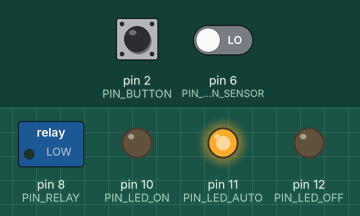
This sketch was run on a simulated Arduino Uno, built with avr-gcc and run on an emulated ATmega328P. Parts: switched loads named in the sketch (green lamp = pin HIGH), output pins drawn as LEDs (lit = HIGH). Dashed ring = blinking. The test bench sets the inputs (shaded band); at power-on: pin 2 (PIN_BUTTON) HIGH, pin 6 (PIN_MOTION_SENSOR) LOW.

Above: at 7.2 s.
7.3 s: pin 2 (PIN_BUTTON) pulled LOW for 3.2 s
At 11.4 s:
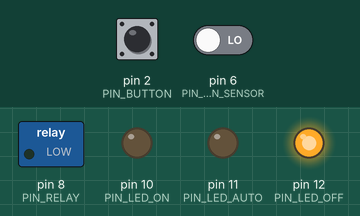
12.0 s: pin 2 (PIN_BUTTON) pulled LOW for 0.15 s
At 12.5 s:
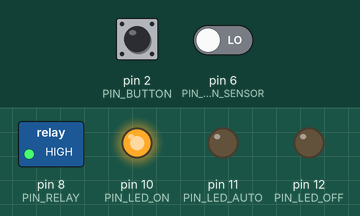
13.6 s: pin 2 (PIN_BUTTON) pulled LOW for 1 s
At 15.3 s:
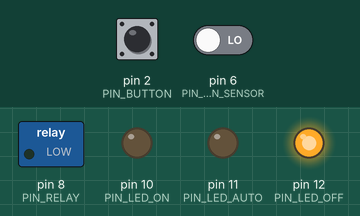
16.1 s: pin 2 (PIN_BUTTON) driven LOW and pin 6 (PIN_MOTION_SENSOR) driven HIGH
At 17.0 s:
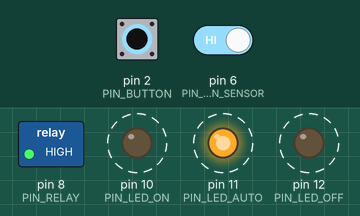
Timing chart, 0 to 20.1 s (numbered marks = the images above; inputs shaded):
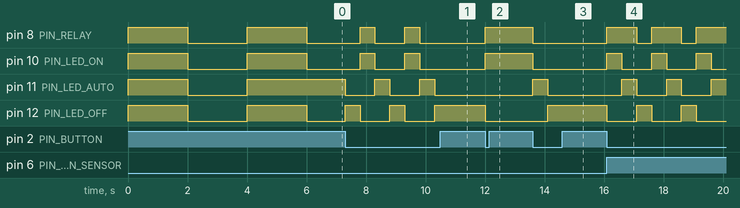

The sketch:

main.ino
```cpp
#include <Arduino.h>
//#include <Streaming.h>

#include "MotionSensor.h"

#define PIN_MOTION_SENSOR 6
#define PIN_BUTTON 2

#define PIN_RELAY 8

#define PIN_LED_ON 10
#define PIN_LED_AUTO 11
#define PIN_LED_OFF 12

#define BUTTON_CLICK_DELAY 500
#define MOTION_DETECT_DELAY 500

// 10 min
#define AUTO_LIGHT_TIME 600000

MotionSensor motionSensor(PIN_MOTION_SENSOR);

void setup()
{
  // Serial.begin(115200);
  // Serial << "Setup..." << endl;

  motionSensor.init();

  pinMode(PIN_BUTTON, INPUT_PULLUP);

  pinMode(PIN_LED_ON, OUTPUT);
  pinMode(PIN_LED_AUTO, OUTPUT);
  pinMode(PIN_LED_OFF, OUTPUT);

  pinMode(PIN_RELAY, OUTPUT);


  digitalWrite(PIN_LED_ON, HIGH);
  digitalWrite(PIN_LED_AUTO, HIGH);
  digitalWrite(PIN_LED_OFF, HIGH);
  digitalWrite(PIN_RELAY, HIGH);

  delay(2000);

  digitalWrite(PIN_LED_ON, LOW);
  digitalWrite(PIN_LED_AUTO, LOW);
  digitalWrite(PIN_LED_OFF, LOW);
  digitalWrite(PIN_RELAY, LOW);

  delay(2000);

  digitalWrite(PIN_LED_ON, HIGH);
  digitalWrite(PIN_LED_AUTO, HIGH);
  digitalWrite(PIN_LED_OFF, HIGH);
  digitalWrite(PIN_RELAY, HIGH);

  delay(2000);

  digitalWrite(PIN_LED_ON, LOW);
  digitalWrite(PIN_LED_AUTO, HIGH);
  digitalWrite(PIN_LED_OFF, LOW);
  digitalWrite(PIN_RELAY, LOW);

  // Serial << "Setup ok" << endl;
}

void loop()
{
  uint32_t now = millis();
  static uint32_t lastButtonClick = 0;
  static uint32_t lastMotionDetected = 0;

  /**
   * 0 - свет выключен
   * 1 - свет включен
   * 2 - автосвет
   */
  static uint8_t workMode = 2;

  // защита от обнуления millis
  if (now < lastButtonClick) {
    lastButtonClick = 0;
  }
  if (now < lastMotionDetected) {
    lastMotionDetected = 0;
  }

  if ((digitalRead(PIN_BUTTON) == LOW)
      && ((now - lastButtonClick) > BUTTON_CLICK_DELAY)) {
    if (workMode == 0) {
      workMode = 1;
      digitalWrite(PIN_LED_ON, HIGH);
      digitalWrite(PIN_LED_AUTO, LOW);
      digitalWrite(PIN_LED_OFF, LOW);
      digitalWrite(PIN_RELAY, HIGH);
    } else if (workMode == 1) {
      workMode = 2;
      digitalWrite(PIN_LED_ON, LOW);
      digitalWrite(PIN_LED_AUTO, HIGH);
      digitalWrite(PIN_LED_OFF, LOW);
      digitalWrite(PIN_RELAY, LOW);
    } else if (workMode == 2) {
      workMode = 0;
      digitalWrite(PIN_LED_ON, LOW);
      digitalWrite(PIN_LED_AUTO, LOW);
      digitalWrite(PIN_LED_OFF, HIGH);
      digitalWrite(PIN_RELAY, LOW);
    }
    lastButtonClick = now;
  }


  bool isMotion = motionSensor.isMotion();

  if (isMotion
      && ((now - lastMotionDetected) > MOTION_DETECT_DELAY)
      && (2 == workMode)) {
    digitalWrite(PIN_RELAY, HIGH);
    lastMotionDetected = now;
  }

  if (!isMotion
      && ((now - lastMotionDetected) > AUTO_LIGHT_TIME)
      && (2 == workMode)) {
    digitalWrite(PIN_RELAY, LOW);
  }
}
```

MotionSensor.cpp
```cpp
#include <Arduino.h>
#include "MotionSensor.h"

MotionSensor::MotionSensor(int pin)
{
    _pin = pin;
}

void MotionSensor::init()
{
    pinMode(_pin, INPUT);
}

bool MotionSensor::isMotion()
{
    return (digitalRead(_pin) == HIGH);
}
```

MotionSensor.h
```cpp
#ifndef MotionSensor_h
#define MotionSensor_h

#include <Arduino.h>

class MotionSensor
{
    public:
        MotionSensor(int pin);
        void init();
        bool isMotion();
    private:
        int _pin;
};

#endif
```

Measured:
- after the input at 7.3 s, pin 8 (PIN_RELAY), pin 10 (PIN_LED_ON): alternates HIGH for 0.50 s and LOW for 1.0 s, 4 changes in all, then stays LOW, starting after 0.50 s; pin 11 (PIN_LED_AUTO), pin 12 (PIN_LED_OFF): alternates HIGH for 0.50 s and LOW for 1.0 s, starting at once
- after the input at 12.0 s, pin 8 (PIN_RELAY), pin 10 (PIN_LED_ON): LOW → HIGH at once; pin 12 (PIN_LED_OFF): HIGH → LOW at once
- after the input at 13.6 s, pin 8 (PIN_RELAY), pin 10 (PIN_LED_ON): HIGH → LOW at once; pin 11 (PIN_LED_AUTO): LOW → HIGH at once, → LOW 0.50 s later; pin 12 (PIN_LED_OFF): LOW → HIGH after 0.50 s
- after the input at 16.1 s, pin 8 (PIN_RELAY): alternates HIGH for 1.0 s and LOW for 0.50 s, starting at once; pin 10 (PIN_LED_ON), pin 12 (PIN_LED_OFF): alternates HIGH for 0.50 s and LOW for 1.0 s, starting at once; pin 11 (PIN_LED_AUTO): alternates HIGH for 0.50 s and LOW for 1.0 s, starting after 0.50 s
